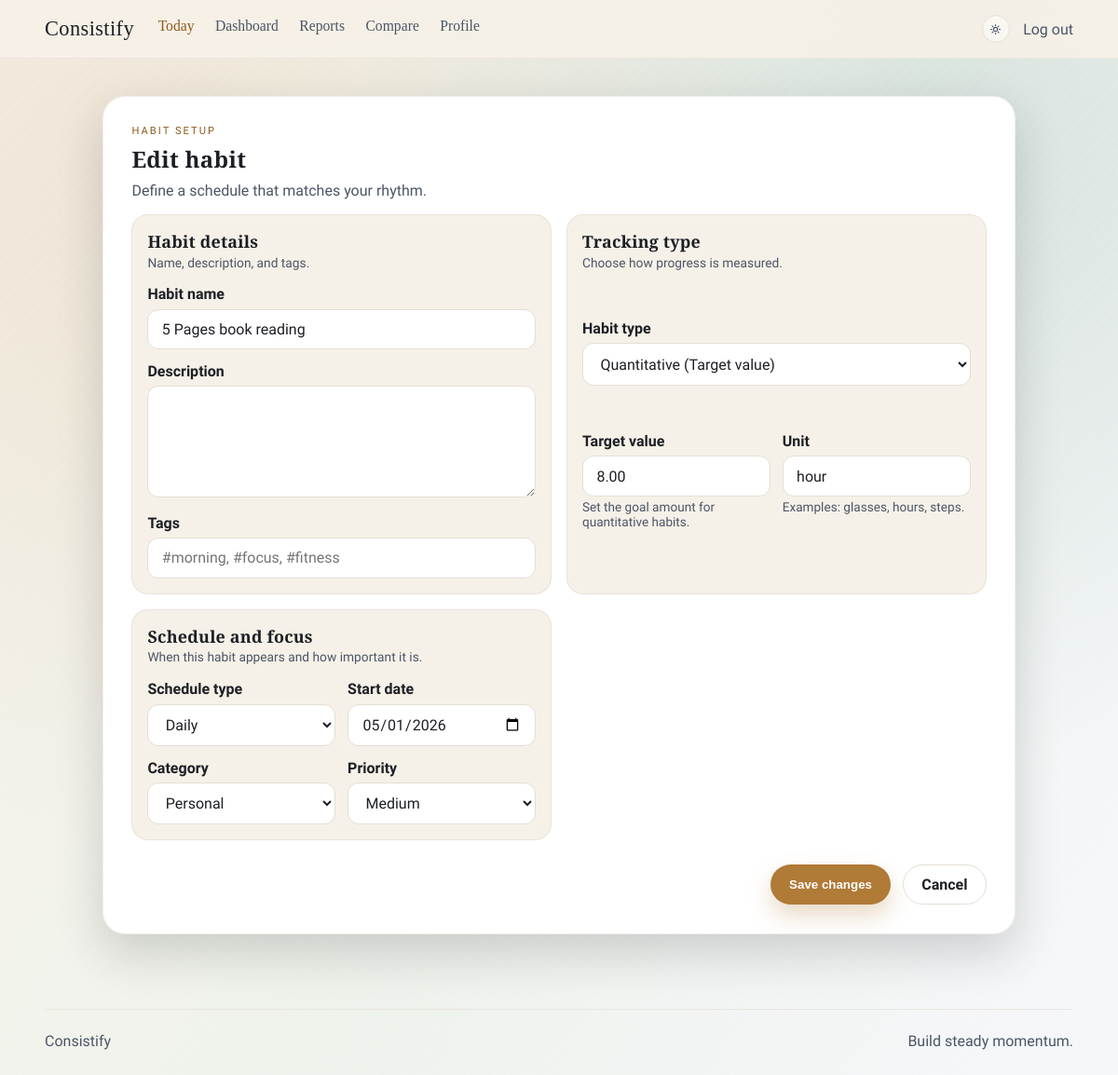
The app's page /habits/2/edit/ (signed in) with its own data.
### habits/models.py (models this page shows, shortened)
class Habit(models.Model):
    HABIT_BINARY = "binary"
    HABIT_PARTIAL = "partial"
    HABIT_QUANTITATIVE = "quantitative"
    HABIT_TYPE_CHOICES = [
        (HABIT_BINARY, "Binary (Done / Not Done)"),
        (HABIT_PARTIAL, "Partial (0-100%)"),
        (HABIT_QUANTITATIVE, "Quantitative (Target value)"),
    ]
    SCHEDULE_DAILY = "daily"
    SCHEDULE_WEEKLY = "weekly"
    SCHEDULE_DAYS = "days"
    SCHEDULE_INTERVAL = "interval"
    SCHEDULE_CHOICES = [
        (SCHEDULE_DAILY, "Daily"),
        (SCHEDULE_WEEKLY, "Weekly"),
        (SCHEDULE_DAYS, "Specific days"),
        (SCHEDULE_INTERVAL, "Custom interval"),
    ]
    CATEGORY_HEALTH = "health"
    CATEGORY_STUDY = "study"
    CATEGORY_WORK = "work"
    CATEGORY_PERSONAL = "personal"
    CATEGORY_CHOICES = [
        (CATEGORY_HEALTH, "Health"),
        (CATEGORY_STUDY, "Study"),
        (CATEGORY_WORK, "Work"),
        (CATEGORY_PERSONAL, "Personal"),
    ]
    PRIORITY_HIGH = "high"
    PRIORITY_MEDIUM = "medium"
    PRIORITY_LOW = "low"
    PRIORITY_CHOICES = [
        (PRIORITY_HIGH, "High"),
        (PRIORITY_MEDIUM, "Medium"),
        (PRIORITY_LOW, "Low"),
    ]
    user = models.ForeignKey(settings.AUTH_USER_MODEL, on_delete=models.CASCADE)
    name = models.CharField(max_length=120)
    description = models.TextField(blank=True)
    habit_type = models.CharField(
        max_length=14,
        choices=HABIT_TYPE_CHOICES,
        default=HABIT_BINARY,
    )
    target_value = models.DecimalField(
        max_digits=8,
        decimal_places=2,
        null=True,
        blank=True,
    )
    unit = models.CharField(max_length=24, blank=True)
    schedule_type = models.CharField(max_length=12, choices=SCHEDULE_CHOICES)
    category = models.CharField(
        max_length=12,
        choices=CATEGORY_CHOICES,
        default=CATEGORY_PERSONAL,
    )
    priority = models.CharField(
        max_length=6,
        choices=PRIORITY_CHOICES,
        default=PRIORITY_MEDIUM,
    )
    tags = models.CharField(max_length=255, blank=True)
    sort_order = models.PositiveIntegerField(default=0)
    start_date = models.DateField(default=timezone.localdate)
    interval_days = models.PositiveSmallIntegerField(default=1)
    weekly_interval = models.PositiveSmallIntegerField(default=1)
    days_of_week = models.CharField(max_length=20, blank=True)
    created_at = models.DateTimeField(auto_now_add=True)
    updated_at = models.DateTimeField(auto_now=True)
    class Meta:
        ordering = ["sort_order", "name"]

### habits/views.py (the view)
# urls.py: path("habits/<int:habit_id>/edit/", views.habit_edit, name="habit_edit"),
@login_required
def habit_edit(request, habit_id):
    habit = get_object_or_404(Habit, id=habit_id, user=request.user)
    if request.method == "POST":
        form = HabitForm(request.POST, instance=habit)
        if form.is_valid():
            form.save()
            messages.success(request, "Habit updated.")
            return redirect("habits:habit_detail", habit_id=habit.id)
    else:
        form = HabitForm(instance=habit)
    return render(
        request,
        "habits/habit_form.html",
        {
            "form": form,
            "title": "Edit habit",
            "submit_label": "Save changes",
        },
    )

### habits/templates/habits/habit_form.html (shortened to what this page needs)
{% extends "habits/base.html" %}
{% block content %}
<section class="card habit-form-card modern-form-card">
    <div class="habit-form-head">
        <p class="eyebrow">Habit setup</p>
        <h1>{{ title }}</h1>
        <p class="subtitle">Define a schedule that matches your rhythm.</p>
    </div>
    <form method="post" class="form-grid habit-form-grid modern-form-grid">
        <div class="form-panel">
            <div class="panel-header">
                <h2 class="panel-title">Habit details</h2>
                <p class="panel-subtitle">Name, description, and tags.</p>
            </div>
            <div class="field">
                <label for="{{ form.name.id_for_label }}">Habit name</label>
                {{ form.name }}
            </div>
            <div class="field">
                <label for="{{ form.description.id_for_label }}">Description</label>
                {{ form.description }}
            </div>
            <div class="field">
                <label for="{{ form.tags.id_for_label }}">Tags</label>
                {{ form.tags }}
            </div>
        </div>
        <div class="form-panel">
            <div class="panel-header">
                <h2 class="panel-title">Tracking type</h2>
                <p class="panel-subtitle">Choose how progress is measured.</p>
            </div>
            <div class="field">
                <label for="{{ form.habit_type.id_for_label }}">Habit type</label>
                {{ form.habit_type }}
            </div>
            <div class="field-row" data-field="quantitative">
                <div class="field">
                    <label for="{{ form.target_value.id_for_label }}">Target value</label>
                    {{ form.target_value }}
                    <p class="help">Set the goal amount for quantitative habits.</p>
                </div>
                <div class="field">
                    <label for="{{ form.unit.id_for_label }}">Unit</label>
                    {{ form.unit }}
                    <p class="help">Examples: glasses, hours, steps.</p>
                </div>
            </div>
        </div>
        <div class="form-panel">
            <div class="panel-header">
                <h2 class="panel-title">Schedule and focus</h2>
                <p class="panel-subtitle">When this habit appears and how important it is.</p>
            </div>
            <div class="field-row">
                <div class="field">
                    <label for="{{ form.schedule_type.id_for_label }}">Schedule type</label>
                    {{ form.schedule_type }}
                </div>
                <div class="field">
                    <label for="{{ form.start_date.id_for_label }}">Start date</label>
                    {{ form.start_date }}
                </div>
            </div>
            <div class="field-row">
                <div class="field">
                    <label for="{{ form.category.id_for_label }}">Category</label>
                    {{ form.category }}
                </div>
                <div class="field">
                    <label for="{{ form.priority.id_for_label }}">Priority</label>
                    {{ form.priority }}
                </div>
            </div>
        </div>
        <div class="form-actions field-span-2 modern-form-actions">
            <button class="btn primary" type="submit">{{ submit_label }}</button>
            <a class="btn ghost" href="{% url 'habits:today' %}">Cancel</a>
        </div>
    </form>
</section>
{% endblock %}

### habits/static/habits/css/styles.css (style rules this page uses)
:root { --ink: #1c1f24; --ink-soft: #4b5566; --bg-main: #f2ede3; --surface: #ffffff; --surface-alt: #f6f1e8; --accent: #b07a37; --accent-strong: #8f5b1e; --teal: #2f6f6d; --border: #e4ded4; --shadow: 0 20px 50px rgba(28, 31, 36, 0.18); --shadow-soft: 0 12px 30px rgba(28, 31, 36, 0.1); }
* { box-sizing: border-box; }
body { margin: 0; font-family: "Source Sans 3", sans-serif; color: var(--ink); background: var(--bg-main); min-height: 100vh; position: relative; overflow-x: hidden; }
h1, h2, h3 { font-family: "Playfair Display", serif; margin: 0 0 0.5rem; letter-spacing: 0.3px; }
p { margin: 0 0 1rem; color: var(--ink-soft); }
a { color: inherit; text-decoration: none; }
.eyebrow { text-transform: uppercase; letter-spacing: 0.18em; font-size: 0.7rem; color: var(--accent-strong); margin-bottom: 0.4rem; }
.subtitle { color: var(--ink-soft); margin-bottom: 0; }
.btn { display: inline-flex; align-items: center; justify-content: center; gap: 0.4rem; padding: 0.7rem 1.2rem; border-radius: 999px; border: 1px solid transparent; font-weight: 600; transition: transform 0.2s ease, box-shadow 0.2s ease, background 0.2s ease; }
.btn.primary { background: var(--accent); color: #fff; box-shadow: 0 12px 24px rgba(176, 122, 55, 0.28); }
.btn.ghost { border-color: var(--border); color: var(--ink); background: rgba(255, 255, 255, 0.6); }
.card { background: var(--surface); border-radius: 24px; padding: 1.6rem; box-shadow: var(--shadow); border: 1px solid rgba(228, 222, 212, 0.5); animation: rise 0.6s ease forwards; animation-delay: calc(var(--i, 0) * 0.06s); opacity: 0; }
.form-grid { display: grid; gap: 1.2rem; }
.habit-form-card { max-width: 980px; margin: 0 auto; }
.habit-form-grid { grid-template-columns: repeat(2, minmax(0, 1fr)); gap: 1rem 1.2rem; }
.field-span-2 { grid-column: 1 / -1; }
.modern-form-card { padding: 1.9rem; }
.habit-form-head { margin-bottom: 1rem; }
.modern-form-grid { gap: 1rem 1rem; }
.form-panel { background: var(--surface-alt); border: 1px solid rgba(228, 222, 212, 0.75); border-radius: 18px; padding: 1rem; display: grid; gap: 0.85rem; }
.panel-header { display: block; margin-bottom: 0.2rem; }
.panel-title { display: block; margin: 0; font-size: 1.12rem; letter-spacing: 0.01em; }
.panel-subtitle { display: block; margin: 0; margin-top: 0.18rem; font-size: 0.86rem; color: var(--ink-soft); }
.field-row { display: grid; grid-template-columns: repeat(2, minmax(0, 1fr)); gap: 0.8rem; }
.modern-form-actions { justify-content: flex-end; margin-top: 0.2rem; padding-top: 0.4rem; }
.modern-form-card .textarea { min-height: 120px; resize: vertical; }
.field label { display: block; font-weight: 600; margin-bottom: 0.4rem; }
.input, .textarea, .select { width: 100%; padding: 0.7rem 0.9rem; border-radius: 12px; border: 1px solid var(--border); background: var(--surface); color: var(--ink); font-family: inherit; font-size: 1rem; }
.form-grid input[type="text"], .form-grid input[type="password"], .form-grid input[type="email"], .form-grid input[type="date"], .form-grid input[type="number"] { width: 100%; padding: 0.7rem 0.9rem; border-radius: 12px; border: 1px solid var(--border); background: var(--surface); color: var(--ink); font-family: inherit; font-size: 1rem; }
.form-actions { display: flex; gap: 0.8rem; flex-wrap: wrap; }
.help { font-size: 0.85rem; color: var(--ink-soft); margin-top: 0.2rem; }

### records on screen
Habit: name "5 Pages book reading", habit_type "Quantitative (Target value)", target_value "8.00", unit "hour", schedule_type "Daily", start_date "05/01/2026", category "Personal", priority "Medium"

### other values on screen
{{ title }} "Edit habit"
{{ submit_label }} "Save changes"
